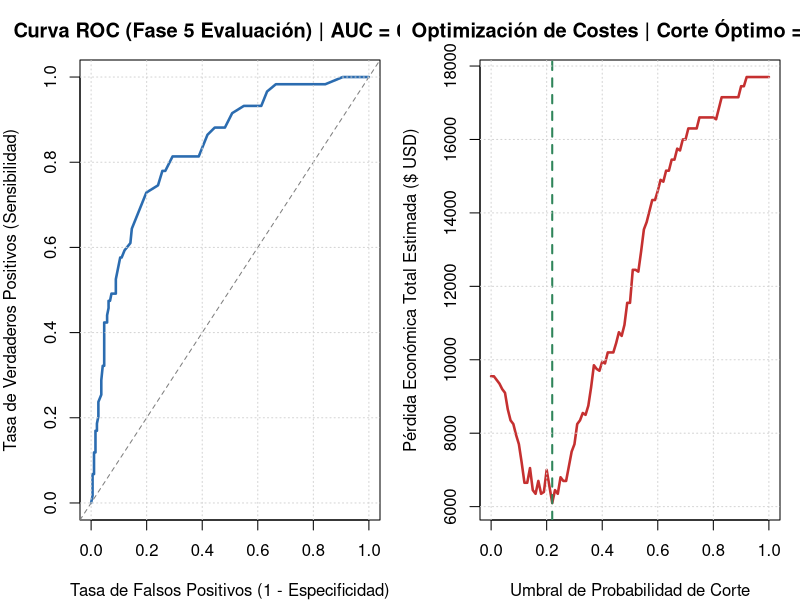

Generate this figure with R:
# ==============================================================================
# TEMA 03: METODOLOGÍA CRISP / CRISP-DM
# SCRIPT: 03_CRISP_DM_run.R
# OBJETIVO: Implementación práctica estructurada siguiendo rigurosamente las
#           6 fases canónicas del consorcio CRISP-DM (Chapman et al., 2000):
#           1. Business Understanding (Comprensión del Negocio)
#           2. Data Understanding (Comprensión de los Datos)
#           3. Data Preparation (Preparación de los Datos)
#           4. Modeling (Modelado)
#           5. Evaluation (Evaluación)
#           6. Deployment (Despliegue Operativo)
# ==============================================================================

set.seed(789)

cat(">>> [TEMA 03: METODOLOGÍA CRISP-DM] Iniciando ciclo de vida analítico...\n\n")

# ------------------------------------------------------------------------------
# FASE 1: COMPRENSIÓN DEL NEGOCIO (BUSINESS UNDERSTANDING)
# ------------------------------------------------------------------------------
cat("====================================================================\n")
cat("FASE 1: COMPRENSIÓN DEL NEGOCIO (BUSINESS UNDERSTANDING)\n")
cat("====================================================================\n")
cat("Objetivo de Negocio: Reducir la tasa de fuga de clientes (Churn) en un servicio financiero.\n")
cat("Impacto Financiero: El coste de retener a un cliente en riesgo es de 50 USD;\n")
cat("                    el coste de perder a un cliente no detectado es de 300 USD.\n")
cat("Objetivo de Minería: Construir un modelo probabilístico calibrado P(Fuga=1) que permita\n")
cat("                     asignar recursos de retención al top de clientes con mayor riesgo.\n")

# ------------------------------------------------------------------------------
# FASE 2: COMPRENSIÓN DE LOS DATOS (DATA UNDERSTANDING)
# ------------------------------------------------------------------------------
cat("\n====================================================================\n")
cat("FASE 2: COMPRENSIÓN DE LOS DATOS (DATA UNDERSTANDING)\n")
cat("====================================================================\n")
# Simulación representativa basada en distribuciones empíricas de banca minorista (N = 1000)
n_clientes <- 1000
antiguedad_meses <- round(runif(n_clientes, 6, 72))
saldo_medio      <- round(rnorm(n_clientes, mean = 3500, sd = 1200))
num_reclamos     <- rpois(n_clientes, lambda = 1.2)
canal_digital    <- rbinom(n_clientes, size = 1, prob = 0.65)

# Probabilidad latente de deserción en función de las variables
logit_fuga <- -1.8 - 0.03 * (antiguedad_meses - 36) - 0.0004 * (saldo_medio - 3500) +
  0.65 * num_reclamos - 0.5 * canal_digital
prob_real <- 1 / (1 + exp(-logit_fuga))
fuga_cliente <- rbinom(n_clientes, size = 1, prob = prob_real)

datos_banca <- data.frame(
  ID_Cliente = paste0("CLI_", 1001:(1000 + n_clientes)),
  Antiguedad = antiguedad_meses,
  Saldo = saldo_medio,
  Reclamos = num_reclamos,
  Digital = canal_digital,
  Fuga = fuga_cliente
)

cat("Estructura de la base de datos de clientes generada:\n")
str(datos_banca)
cat("\nDistribución de clientes fugados en el histórico:\n")
print(table(Fuga = datos_banca$Fuga))
cat("Tasa basal de fuga (Churn Rate):", round(mean(datos_banca$Fuga) * 100, 2), "%\n")

# ------------------------------------------------------------------------------
# FASE 3: PREPARACIÓN DE LOS DATOS (DATA PREPARATION)
# ------------------------------------------------------------------------------
cat("\n====================================================================\n")
cat("FASE 3: PREPARACIÓN DE LOS DATOS (DATA PREPARATION)\n")
cat("====================================================================\n")
# Partición formal estratificada 75% Entrenamiento / 25% Prueba
indices_fuga_0 <- which(datos_banca$Fuga == 0)
indices_fuga_1 <- which(datos_banca$Fuga == 1)

train_idx <- c(
  sample(indices_fuga_0, size = round(0.75 * length(indices_fuga_0))),
  sample(indices_fuga_1, size = round(0.75 * length(indices_fuga_1)))
)

train_crisp <- datos_banca[train_idx, ]
test_crisp  <- datos_banca[-train_idx, ]

cat("Dimensión Entrenamiento (Train):", nrow(train_crisp), "registros.\n")
cat("Dimensión Prueba (Test):", nrow(test_crisp), "registros.\n")

# ------------------------------------------------------------------------------
# FASE 4: MODELADO (MODELING)
# ------------------------------------------------------------------------------
cat("\n====================================================================\n")
cat("FASE 4: MODELADO (MODELING)\n")
cat("====================================================================\n")
# Estimación mediante Regresión Logística Binomial
modelo_logit <- glm(Fuga ~ Antiguedad + Saldo + Reclamos + Digital,
                    data = train_crisp, family = binomial(link = "logit"))

cat("Resumen estadístico del modelo de regresión logística:\n")
print(summary(modelo_logit))

# Odds Ratios (Razón de Momios) e intervalos de confianza
cat("\nOdds Ratios (OR) estimados:\n")
print(exp(coef(modelo_logit)))

# ------------------------------------------------------------------------------
# FASE 5: EVALUACIÓN (EVALUATION)
# ------------------------------------------------------------------------------
cat("\n====================================================================\n")
cat("FASE 5: EVALUACIÓN (EVALUATION)\n")
cat("====================================================================\n")
# Inferencia probabilística en el conjunto de prueba
prob_pred_test <- predict(modelo_logit, newdata = test_crisp, type = "response")

# Construcción de la Curva ROC empírica y cálculo de AUC
umbrales <- seq(0, 1, by = 0.01)
tpr <- numeric(length(umbrales))
fpr <- numeric(length(umbrales))

for (i in seq_along(umbrales)) {
  th <- umbrales[i]
  pred_bin <- ifelse(prob_pred_test >= th, 1, 0)
  tp <- sum(pred_bin == 1 & test_crisp$Fuga == 1)
  fp <- sum(pred_bin == 1 & test_crisp$Fuga == 0)
  fn <- sum(pred_bin == 0 & test_crisp$Fuga == 1)
  tn <- sum(pred_bin == 0 & test_crisp$Fuga == 0)

  tpr[i] <- tp / (tp + fn)
  fpr[i] <- fp / (fp + tn)
}

# Integración numérica trapezoidal del AUC
auc <- abs(sum(diff(fpr) * (tpr[-1] + tpr[-length(tpr)]) / 2))

# Selección de umbral óptimo por coste económico (Matriz de Pérdidas de Negocio)
# Coste Total = (Falsos Positivos * 50) + (Falsos Negativos * 300)
costes_negocio <- numeric(length(umbrales))
for (i in seq_along(umbrales)) {
  th <- umbrales[i]
  pred_bin <- ifelse(prob_pred_test >= th, 1, 0)
  fp <- sum(pred_bin == 1 & test_crisp$Fuga == 0)
  fn <- sum(pred_bin == 0 & test_crisp$Fuga == 1)
  costes_negocio[i] <- (fp * 50) + (fn * 300)
}
umbral_optimo <- umbrales[which.min(costes_negocio)]

cat("Área bajo la Curva ROC (AUC):", round(auc, 4), "\n")
cat("Umbral de Decisión Óptimo por Coste:", umbral_optimo, "(Coste mínimo:", min(costes_negocio), "USD)\n")

# Matriz de Confusión evaluada en el umbral óptimo
pred_final_test <- ifelse(prob_pred_test >= umbral_optimo, 1, 0)
matriz_crisp <- table(Real = test_crisp$Fuga, Predicho = pred_final_test)
cat("\nMatriz de Confusión en Prueba (Umbral =", umbral_optimo, "):\n")
print(matriz_crisp)

acc_crisp <- sum(diag(matriz_crisp)) / sum(matriz_crisp)
cat("Exactitud Global:", round(acc_crisp * 100, 2), "%\n")

# ------------------------------------------------------------------------------
# FASE 6: DESPLIEGUE (DEPLOYMENT)
# ------------------------------------------------------------------------------
cat("\n====================================================================\n")
cat("FASE 6: DESPLIEGUE (DEPLOYMENT)\n")
cat("====================================================================\n")
cat("Construcción de la función de inferencia para producción (API / Servicio de Scoring):\n")

servicio_scoring_crisp <- function(antiguedad, saldo, reclamos, digital, umbral = umbral_optimo) {
  nuevo_df <- data.frame(
    Antiguedad = antiguedad,
    Saldo = saldo,
    Reclamos = reclamos,
    Digital = digital
  )
  prob <- predict(modelo_logit, newdata = nuevo_df, type = "response")
  decision <- ifelse(prob >= umbral, "RIESGO_ALTO - ACCIÓN DE RETENCIÓN", "RIESGO_BAJO - MANTENER FLUJO REGULAR")

  return(list(
    Probabilidad_Fuga = round(as.numeric(prob), 4),
    Umbral_Utilizado = umbral,
    Diagnostico = decision,
    Accion_Sugerida = ifelse(prob >= umbral, "Asignar ejecutivo prioritario y oferta de descuento en comisiones", "Envío ordinario de estados de cuenta")
  ))
}

# Simulación de despliegue con dos clientes nuevos en tiempo real
cat("\n[Simulación Producción] Evaluación de Cliente A (4 reclamos, bajo saldo):\n")
print(servicio_scoring_crisp(antiguedad = 12, saldo = 1200, reclamos = 4, digital = 0))

cat("\n[Simulación Producción] Evaluación de Cliente B (cliente fidelizado sin reclamos):\n")
print(servicio_scoring_crisp(antiguedad = 60, saldo = 8500, reclamos = 0, digital = 1))

# ------------------------------------------------------------------------------
# EXPORTACIÓN DE GRÁFICAS Y DOCUMENTACIÓN
# ------------------------------------------------------------------------------
dir_res <- "c:/xampp/htdocs/api vehiculos tutoria/MINERIA_DATOS/UNIDAD_1/03_CRISP_DM/resultados"
dir_latex <- "c:/xampp/htdocs/api vehiculos tutoria/MINERIA_DATOS/latex/figuras"

if (!dir.exists(dir_res)) dir.create(dir_res, recursive = TRUE)
if (!dir.exists(dir_latex)) dir.create(dir_latex, recursive = TRUE)

png_path1 <- file.path(dir_res, "grafico_03_CRISP_DM.png")
png_path2 <- file.path(dir_latex, "grafico_03_CRISP_DM.png")

png(png_path1, width = 1000, height = 500, res = 120)
par(mfrow = c(1, 2), mar = c(4, 4, 3, 1))

# Panel A: Curva ROC
plot(fpr, tpr, type = "l", lwd = 2.5, col = "#2b6cb0",
     xlab = "Tasa de Falsos Positivos (1 - Especificidad)",
     ylab = "Tasa de Verdaderos Positivos (Sensibilidad)",
     main = paste0("Curva ROC (Fase 5 Evaluación) | AUC = ", round(auc, 3)))
abline(a = 0, b = 1, lty = 2, col = "gray50")
grid()

# Panel B: Curva de Optimización de Costes de Negocio
plot(umbrales, costes_negocio, type = "l", lwd = 2.5, col = "#c53030",
     xlab = "Umbral de Probabilidad de Corte",
     ylab = "Pérdida Económica Total Estimada ($ USD)",
     main = paste0("Optimización de Costes | Corte Óptimo = ", umbral_optimo))
abline(v = umbral_optimo, lty = 2, col = "#2f855a", lwd = 2)
grid()
dev.off()

file.copy(png_path1, png_path2, overwrite = TRUE)

metricas_txt <- file.path(dir_res, "metricas_03.txt")
writeLines(c(
  "=== MÉTRICAS DE RESULTADO - TEMA 03: CRISP-DM ===",
  paste("AUC (Área bajo la Curva ROC):", round(auc, 4)),
  paste("Exactitud Global (Accuracy):", paste0(round(acc_crisp * 100, 2), "%")),
  paste("Umbral de Decisión Óptimo por Coste:", umbral_optimo),
  paste("Coste Económico Mínimo:", paste0(min(costes_negocio), " USD")),
  "\nTRAZABILIDAD CON LAS 6 FASES DE CRISP-DM (Chapman et al., 2000):",
  "- 1. Business Understanding: Cuantificación del coste de retención ($50) vs pérdida ($300).",
  "- 2. Data Understanding: Inspección de variables predictoras de cartera de clientes.",
  "- 3. Data Preparation: Partición estratificada 75/25 para entrenamiento y prueba.",
  "- 4. Modeling: Ajuste de regresión logística e inferencia de Odds Ratios.",
  "- 5. Evaluation: Generación de Curva ROC (AUC) y calibración económica del umbral.",
  "- 6. Deployment: Función exportable servicio_scoring_crisp() para inferencia en producción."
), metricas_txt)


cat("\n>>> [TEMA 03: CRISP-DM] Ejecución exitosa. Gráfica guardada en:", png_path1, "\n")
